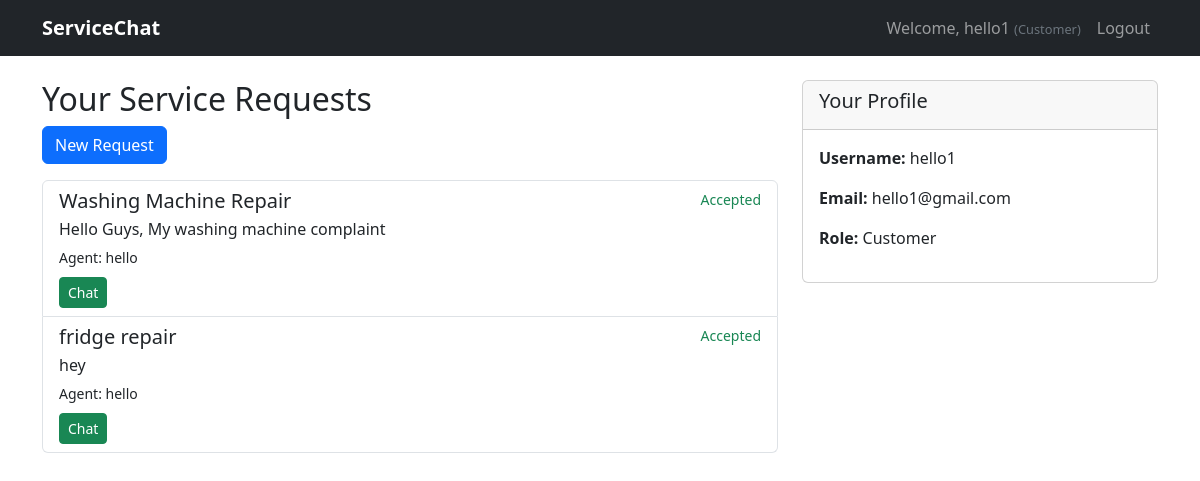
Page /customer/dashboard/ (signed in) on the committed database.
### core/models.py (models this page shows, shortened)
class User(AbstractUser):
    is_customer = models.BooleanField(default=False)
    is_agent = models.BooleanField(default=False)
    profile_picture = models.ImageField(upload_to='profile_pics/', null=True, blank=True)

class ServiceRequest(models.Model):
    STATUS_CHOICES = [
        ('pending', 'Pending'),
        ('accepted', 'Accepted'),
        ('rejected', 'Rejected'),
        ('completed', 'Completed'),
    ]
    customer = models.ForeignKey(User, on_delete=models.CASCADE, related_name='customer_requests')
    agent = models.ForeignKey(User, on_delete=models.CASCADE, related_name='agent_requests')
    subject = models.CharField(max_length=200)
    description = models.TextField()
    created_at = models.DateTimeField(default=timezone.now)
    status = models.CharField(max_length=20, choices=STATUS_CHOICES, default='pending')

### core/views.py (the view)
# urls.py: path('customer/dashboard/', views.customer_dashboard, name='customer_dashboard'),
@login_required
def customer_dashboard(request):
    if not request.user.is_customer:
        return redirect('agent_dashboard')
    requests = ServiceRequest.objects.filter(customer=request.user)
    return render(request, 'customer_dashboard.html', {'requests': requests})

### core/templates/customer_dashboard.html
{% extends 'base.html' %}
{% block content %}
<div class="row">
    <div class="col-md-8">
        <h2>Your Service Requests</h2>
        <a href="{% url 'create_service_request' %}" class="btn btn-primary mb-3">New Request</a>
        <div class="list-group">
            {% for req in requests %}
                <div class="list-group-item">
                    <div class="d-flex w-100 justify-content-between">
                        <h5 class="mb-1">{{ req.subject }}</h5>
                        <small class="text-{% if req.status == 'accepted' %}success{% elif req.status == 'rejected' %}danger{% else %}warning{% endif %}">
                            {{ req.get_status_display }}
                        </small>
                    </div>
                    <p class="mb-1">{{ req.description|truncatechars:100 }}</p>
                    <small>Agent: {{ req.agent.username }}</small>
                    {% if req.status == 'accepted' %}
                        <div class="mt-2">
                            <a href="{% url 'chat' req.id %}" class="btn btn-sm btn-success">Chat</a>
                        </div>
                    {% endif %}
                </div>
            {% empty %}
                <div class="alert alert-info">You have no service requests yet.</div>
            {% endfor %}
        </div>
    </div>
    <div class="col-md-4">
        <div class="card">
            <div class="card-header">
                <h5>Your Profile</h5>
            </div>
            <div class="card-body">
                <p><strong>Username:</strong> {{ user.username }}</p>
                <p><strong>Email:</strong> {{ user.email }}</p>
                <p><strong>Role:</strong> Customer</p>
            </div>
        </div>
    </div>
</div>
{% endblock %}

### core/templates/base.html (shortened to what this page needs)
<!DOCTYPE html>
<html lang="en">
<head>
    <link href="https://cdn.jsdelivr.net/npm/bootstrap@5.3.0/dist/css/bootstrap.min.css" rel="stylesheet">
</head>
<body>
    <nav class="navbar navbar-expand-lg navbar-dark bg-dark">
        <div class="container">
            <a class="navbar-brand" href="{% if user.is_authenticated %}{% if user.is_customer %}{% url 'customer_dashboard' %}{% else %}{% url 'agent_dashboard' %}{% endif %}{% else %}{% url 'login' %}{% endif %}">ServiceChat</a>
            <div class="collapse navbar-collapse" id="navbarNav">
                <ul class="navbar-nav ms-auto">
                    {% if user.is_authenticated %}
                        <li class="nav-item">
                            <span class="nav-link">
                                Welcome, {{ user.username }}
                                <span class="user-type">
                                    {% if user.is_customer %}(Customer){% else %}(Agent){% endif %}
                                </span>
                            </span>
                        </li>
                        <li class="nav-item">
                            <form action="{% url 'logout' %}" method="post" class="d-inline">
                            <button type="submit" class="nav-link btn btn-link" style="border: none; background: none; cursor: pointer;">Logout</button>
                            </form>
                        </li>
                    {% endif %}
                </ul>
            </div>
        </div>
    </nav>
    <div class="container mt-4">
        {% block content %}{% endblock %}
    </div>
</body>
</html>

### core/templates/base.html (style rules this page uses)
.navbar-brand { font-weight: bold; }
.user-type { font-size: 0.8rem; color: #6c757d; }

### rows in the picture
User: username "hello1", email "hello1@gmail.com"
ServiceRequest: subject "Washing Machine Repair", status "Accepted", description "Hello Guys, My washing machine complaint", agent.username "hello", shows "Chat"
ServiceRequest: subject "fridge repair", status "Accepted", description "hey", agent.username "hello", shows "Chat"
